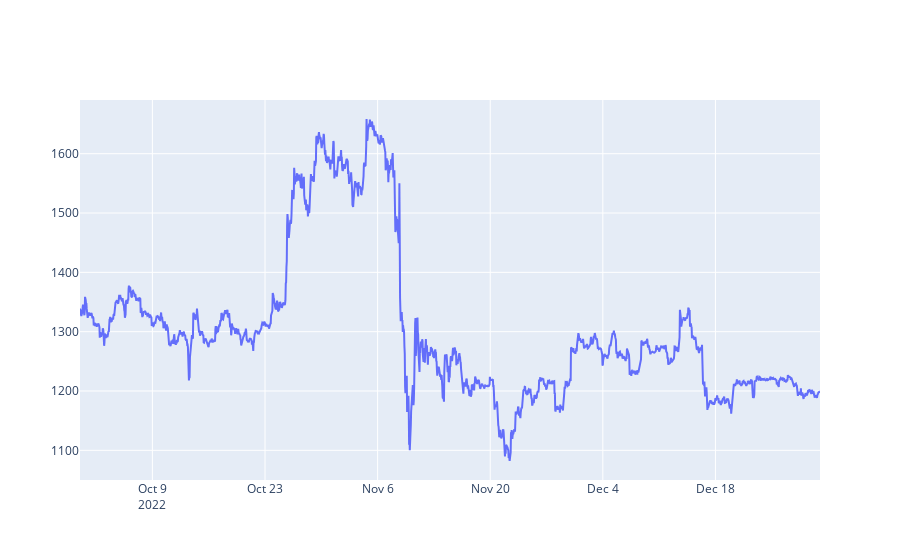
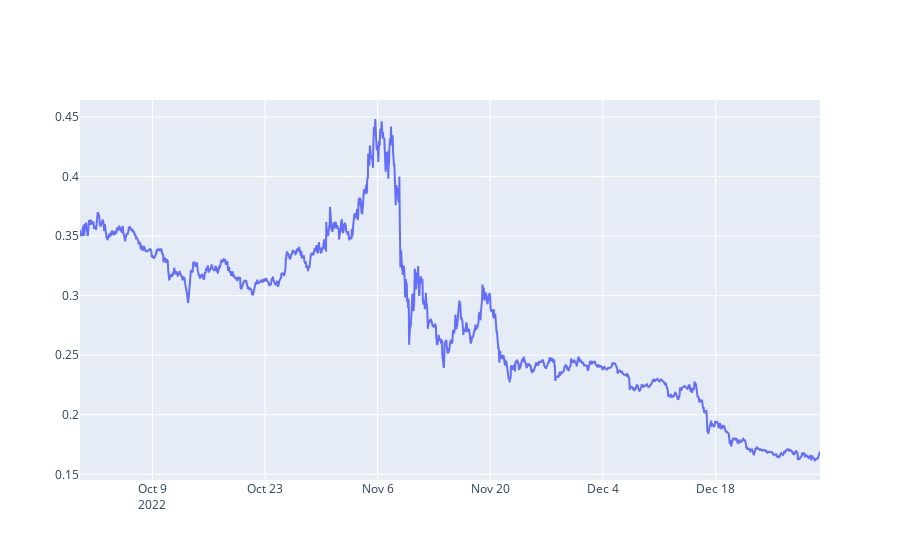

The notebook cell these images were saved under, in order:
### Code cell
( getLine(getRates('ETH-USD',  '3mo',  '1h')) )
( getLine(getRates('ALGO-USD',  '3mo',  '1h')) )

### Figure 1 — Plotly figure (JSON) as saved in the notebook; plotly's stock layout.template omitted (floating-point values rounded to 4 significant figures; data arrays with more than 128 entries replaced by an {"elided": "..."} marker saying what was removed)
{"data": [{"x": {"elided": "2203 str values"}, "y": {"elided": "2203 float values"}, "type": "scatter"}], "layout": {"xaxis": {"type": "date", "range": ["2022-09-30", "2022-12-31"], "autorange": true}, "yaxis": {"type": "linear", "range": [1050.0, 1691.0], "autorange": true}, "autosize": true}}

### Figure 2 — Plotly figure (JSON) as saved in the notebook; plotly's stock layout.template omitted (floating-point values rounded to 4 significant figures; data arrays with more than 128 entries replaced by an {"elided": "..."} marker saying what was removed)
{"data": [{"x": {"elided": "2205 str values"}, "y": {"elided": "2205 float values"}, "type": "scatter"}], "layout": {"xaxis": {"type": "date", "range": ["2022-09-30", "2022-12-31"], "autorange": true}, "yaxis": {"type": "linear", "range": [0.1453, 0.4642], "autorange": true}, "autosize": true}}
